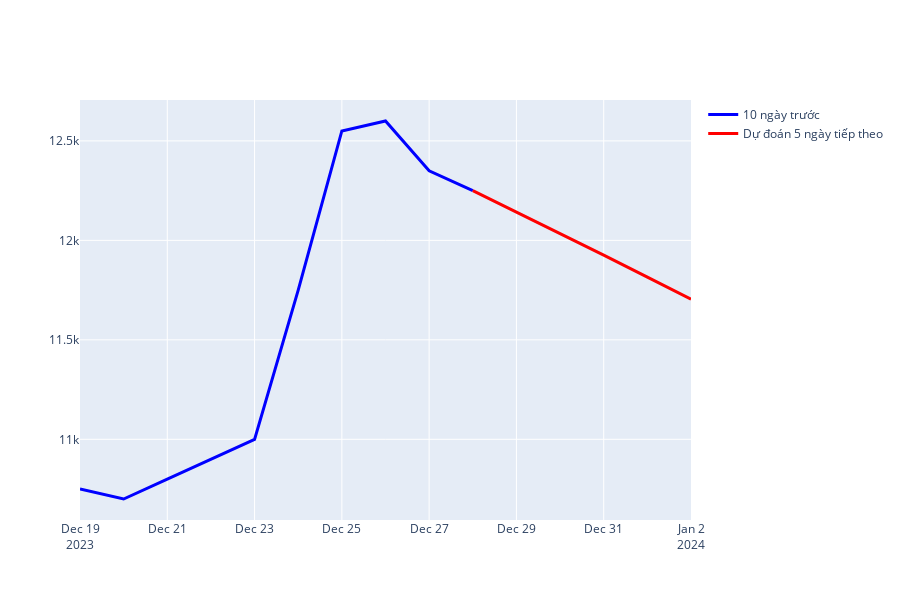

Source (notebook cell):
### Code cell
# Tạo danh sách các ngày
last_date = datetime.datetime.strptime('2023-12-29', '%Y-%m-%d')
date_list = [last_date + datetime.timedelta(days=x) for x in range(num_prediction)]
date_list = [last_date - datetime.timedelta(days=x) for x in range(10, 0, -1)] + date_list

# Chuyển đổi danh sách ngày thành chuỗi để hiển thị trên biểu đồ
date_list = [date.strftime('%Y-%m-%d') for date in date_list]

# Tạo biểu đồ
fig = go.Figure()

# Thêm dữ liệu 10 ngày trước
fig.add_trace(go.Scatter(x=date_list[:10], y=scaler.inverse_transform(dataset_cluster4[-10:]).reshape(-1),
                    mode='lines',
                    name='10 ngày trước',
                    line=dict(color='blue', width=3)))

# Thêm dự đoán 5 ngày tiếp theo
fig.add_trace(go.Scatter(x=date_list[9:], y=list(scaler.inverse_transform(dataset_cluster4[-1:]).reshape(-1)) + list(predictions_cluster4.reshape(-1)),
                    mode='lines',
                    name='Dự đoán 5 ngày tiếp theo',
                    line=dict(color='red', width=3)))

# Dãn biểu đồ theo chiều dọc
fig.update_layout(height=600)

fig.show()

### Figure 1 — Plotly figure (JSON) as saved in the notebook; plotly's stock layout.template omitted (floating-point values rounded to 4 significant figures)
{"data": [{"line": {"color": "blue", "width": 3}, "mode": "lines", "name": "10 ngày trước", "type": "scatter", "x": ["2023-12-19", "2023-12-20", "2023-12-21", "2023-12-22", "2023-12-23", "2023-12-24", "2023-12-25", "2023-12-26", "2023-12-27", "2023-12-28"], "y": [10750, 10700, 10800, 10900, 11000, 11750, 12550, 12600, 12350, 12250]}, {"line": {"color": "red", "width": 3}, "mode": "lines", "name": "Dự đoán 5 ngày tiếp theo", "type": "scatter", "x": ["2023-12-28", "2023-12-29", "2023-12-30", "2023-12-31", "2024-01-01", "2024-01-02"], "y": [12250, 12140.0, 12030.0, 11930.0, 11820.0, 11700.0]}], "layout": {"height": 600}}
